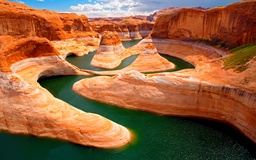
#> input picture filtrado_especial/Aerial04.jpg, 256 x 160 px, shrunk from 3104 x 1940 before the run
$ python main.py
#> lines starting #> are read from the running program, lines starting #| are printed output that depends on the picture
### filtrado_especial/filter.py
import numpy as np
import cv2
from scipy.signal import convolve2d
from scipy.ndimage import gaussian_filter

class Filter:
    @staticmethod
    def conv2(x, y, mode='same'):
        # Realiza la convolución 2D de dos matrices, x e y.
        # Se usa la rotación de las matrices para ajustar la convolución.
        return np.rot90(convolve2d(np.rot90(x, 2), np.rot90(y, 2), mode=mode), 2)

    @staticmethod
    def load_image(image_path):
        # Carga una imagen en color (RGB).
#> called with image_path = 'filtrado_especial/Aerial04.jpg'
        image = cv2.imread(image_path, cv2.IMREAD_COLOR)  # Cambiado a IMREAD_COLOR
#> image is the input picture: shape (160, 256, 3); mean B, G, R 63.1, 97, 144.9
        if image is None:
            raise ValueError("Image could not be loaded. Check the image path.")
        return image

    @staticmethod
    def apply_filter_to_image(image_matrix, filter_matrix):
        # Aplica el filtro a cada canal si la imagen es en color (más de un canal).
        if len(image_matrix.shape) == 3:  # Si la imagen tiene 3 canales (color)
            channels = cv2.split(image_matrix)  # Divide en canales R, G, B
            filtered_channels = [Filter.conv2(c, filter_matrix) for c in channels]  # Aplica filtro a cada canal
            return cv2.merge(filtered_channels)  # Une los canales filtrados
        else:
            # Para imágenes en escala de grises
            return Filter.conv2(image_matrix, filter_matrix)


    @staticmethod
    def show_image(name, img, save=False):
        # Muestra una imagen en una ventana y opcionalmente la guarda en un archivo.
        cv2.imshow(name, np.uint8(img))
        cv2.waitKey(0)
        cv2.destroyAllWindows()
        if save:
            Filter.save_image(name + ".jpg", img)

    @staticmethod
    def save_image(path, img):
        # Guarda la imagen en el disco en la ruta especificada.
        if "." not in path:
            path = path + ".jpg"
        success = cv2.imwrite(path, np.uint8(img))
        if success:
            print(f"Image successfully saved at {path}")
        else:
            raise ValueError(f"Failed to save image at {path}")

    @staticmethod
    def block_lowpass_filter(size):
        # Crea un filtro de paso bajo uniforme (bloque) de tamaño dado.
        return np.ones((size, size)) / (size * size)

    @staticmethod
    def binomial_lowpass_filter(size):
        # Crea un filtro de paso bajo binomial de tamaño impar especificado.
        if size % 2 == 0:
            raise ValueError("Size must be odd")

        pascal_row = [1]
        for _ in range(size - 1):
            # Genera la fila de Pascal para el filtro binomial.
            pascal_row = [1] + [pascal_row[i] + pascal_row[i+1] for i in range(len(pascal_row)-1)] + [1]

        filter_1d = np.array(pascal_row)
        filter_2d = np.outer(filter_1d, filter_1d)
        return filter_2d / np.sum(filter_2d)

    @staticmethod
    def prewitt_filter():
        # Define los filtros de Prewitt para la detección de bordes.
        return np.array([[-1, 0, 1], [-1, 0, 1], [-1, 0, 1]]), np.array([[-1, -1, -1], [0, 0, 0], [1, 1, 1]])

    @staticmethod
    def sobel_filter():
        # Define los filtros de Sobel para la detección de bordes.
        return np.array([[-1, 0, 1], [-2, 0, 2], [-1, 0, 1]]), np.array([[-1, -2, -1], [0, 0, 0], [1, 2, 1]])

    @staticmethod
    def gaussian_derivative_filter(size, sigma=1.0):
        # Crea filtros de derivada gaussiana de tamaño dado y desviación estándar especificada.
        x, y = np.meshgrid(np.arange(-(size//2), size//2 + 1), np.arange(-(size//2), size//2 + 1))
        g = np.exp(-(x**2 + y**2) / (2 * sigma**2))
        gx = -x / (sigma**2) * g
        gy = -y / (sigma**2) * g
        return gx / np.sum(np.abs(gx)), gy / np.sum(np.abs(gy))

    @staticmethod
    def laplacian_filter():
        # Define el filtro laplaciano, utilizado para la detección de bordes.
        return np.array([[0, 1, 0], [1, -4, 1], [0, 1, 0]])

    @staticmethod
    def laplacian_of_gaussian_filter(size, sigma=1.0):
        # Crea un filtro que combina Laplaciano y Gaussiano.
        x, y = np.meshgrid(np.arange(-(size//2), size//2 + 1), np.arange(-(size//2), size//2 + 1))
        g = np.exp(-(x**2 + y**2) / (2 * sigma**2))
        log = ((x**2 + y**2 - 2*sigma**2) / sigma**4) * g
        return log - np.mean(log)

    # [5 lines left out: function unsharp_masking, not called in this run]

    @staticmethod
    def add_noise(image, mean=0, std=25):
#> called with mean = 0, std = 25
        if len(image.shape) == 3:  # Imagen en color
            noisy_channels = []
            for c in cv2.split(image):
                noise = np.random.normal(mean, std, c.shape).astype(np.float64)
                noisy_channel = c.astype(np.float64) + noise
                noisy_channels.append(np.clip(noisy_channel, 0, 255).astype(np.uint8))
#> this loop made 3 passes
#> after the loop, noisy_channels = 3 items
            return cv2.merge(noisy_channels)
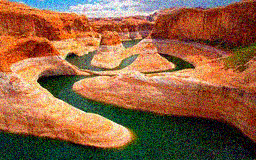
#> returned value: shape (160, 256, 3); mean of channels 0, 1, 2 64.5, 97, 144.4; drawn as B, G, R
        else:
            # Para imágenes en escala de grises
            noise = np.random.normal(mean, std, image.shape).astype(np.float64)
            noisy_image = image.astype(np.float64) + noise
            return np.clip(noisy_image, 0, 255).astype(np.uint8)


    @staticmethod
    def process_image(image, filter_function, *args, **kwargs):
        # Aplica un filtro a la imagen y asegura que los valores estén en el rango válido.
        filtered = filter_function(image, *args, **kwargs)
        return np.clip(filtered, 0, 255).astype(np.uint8)

    @staticmethod
    def apply_filters(image, noisy_image, filters, filter_names):
        # Aplica varios filtros a una imagen y a una versión ruidosa de ella.
        results = []
        for filter_func, name in zip(filters, filter_names):
            filtered = Filter.process_image(image, filter_func)
            noisy_filtered = Filter.process_image(noisy_image, filter_func)
            results.append((filtered, noisy_filtered, name))
        return results

    @staticmethod
    def display_results(results):
        # Muestra y guarda los resultados de los filtros aplicados.
        for filtered, noisy_filtered, name in results:
            Filter.show_image(f"{name} - Sin ruido", filtered, save=True)
            Filter.show_image(f"{name} - Con ruido", noisy_filtered, save=True)

### filtrado_especial/main.py
from filter import Filter
import os
import numpy as np

IMG = os.path.join(os.path.dirname(__file__), "Aerial04.jpg")

# Cargar imagen en color
image = Filter.load_image(IMG)

# Crear versión con ruido
noisy_image = Filter.add_noise(image)

# Mostrar imágenes originales
Filter.show_image("Imagen original", image, save=True)
Filter.show_image("Imagen con ruido", noisy_image, save=True)

#2
block_sizes = [3, 7, 9, 11]
block_filters = [Filter.block_lowpass_filter(size) for size in block_sizes]
#> block_filters = 4 items
block_results = Filter.apply_filters(image, noisy_image,
                                     [lambda img, f=f: Filter.apply_filter_to_image(img, f) for f in block_filters],
                                     [f"Paso bajas de bloque {size}x{size}" for size in block_sizes])
#> block_results = 4 items
Filter.display_results(block_results)
#> the loop in display_results, `for filtered, noisy_filtered, name in results:` made 4 passes
#> name on passes 1 to 4: 'Paso bajas de bloque 3x3', 'Paso bajas de bloque 7x7', 'Paso bajas de bloque 9x9', 'Paso bajas de bloque 11x11'
#| Image successfully saved at Paso bajas de bloque 3x3 - Sin ruido.jpg
#| Image successfully saved at Paso bajas de bloque 3x3 - Con ruido.jpg
#| Image successfully saved at Paso bajas de bloque 7x7 - Sin ruido.jpg
#| Image successfully saved at Paso bajas de bloque 7x7 - Con ruido.jpg
#| Image successfully saved at Paso bajas de bloque 9x9 - Sin ruido.jpg
#| Image successfully saved at Paso bajas de bloque 9x9 - Con ruido.jpg
#| Image successfully saved at Paso bajas de bloque 11x11 - Sin ruido.jpg
#| Image successfully saved at Paso bajas de bloque 11x11 - Con ruido.jpg

#3
binomial_sizes = [3, 7, 9, 11]
binomial_filters = [Filter.binomial_lowpass_filter(size) for size in binomial_sizes]
#> in binomial_lowpass_filter, `filter_1d = np.array(pascal_row)`: filter_1d = [1, 2, 1]
#> in binomial_lowpass_filter, `filter_2d = np.outer(filter_1d, filter_1d)`: filter_2d = [[1, 2, 1], [2, 4, 2], [1, 2, 1]]
#> the loop in binomial_lowpass_filter (call 2), `for _ in range(size - 1):` made 6 passes
#> pascal_row on passes 1 to 6: [1, 1], [1, 2, 1], [1, 3, 3, 1], [1, 4, 6, 4, 1], [1, 5, 10, 10, 5, 1], [1, 6, 15, 20, 15, 6, 1]
#> binomial_filters = 4 items
binomial_results = Filter.apply_filters(image, noisy_image,
                                        [lambda img, f=f: Filter.apply_filter_to_image(img, f) for f in binomial_filters],
                                        [f"Paso bajas binomial {size}x{size}" for size in binomial_sizes])
#> binomial_results = 4 items
Filter.display_results(binomial_results)
#> the loop in display_results (call 2), `for filtered, noisy_filtered, name in results:` made 4 passes
#| Image successfully saved at Paso bajas binomial 3x3 - Sin ruido.jpg
#| Image successfully saved at Paso bajas binomial 3x3 - Con ruido.jpg
#| Image successfully saved at Paso bajas binomial 7x7 - Sin ruido.jpg
#| Image successfully saved at Paso bajas binomial 7x7 - Con ruido.jpg
#| Image successfully saved at Paso bajas binomial 9x9 - Sin ruido.jpg
#| Image successfully saved at Paso bajas binomial 9x9 - Con ruido.jpg
#| Image successfully saved at Paso bajas binomial 11x11 - Sin ruido.jpg
#| Image successfully saved at Paso bajas binomial 11x11 - Con ruido.jpg

#4
# a) Filtro de bloque [1 -1]
block_edge = np.array([[1, -1]])
#> block_edge = [[1, -1]]
block_edge_results = Filter.apply_filters(image, noisy_image,
                                          [lambda img: Filter.apply_filter_to_image(img, block_edge)],
                                          ["Filtro de borde [1 -1]"])
#> block_edge_results = 1 item

# b) Prewitt
prewitt_x, prewitt_y = Filter.prewitt_filter()
#> prewitt_x = [[-1, 0, 1], [-1, 0, 1], [-1, 0, 1]]; prewitt_y = [[-1, -1, -1], [0, 0, 0], [1, 1, 1]]
prewitt_results = Filter.apply_filters(image, noisy_image,
                                       [lambda img: Filter.apply_filter_to_image(img, prewitt_x),
                                        lambda img: Filter.apply_filter_to_image(img, prewitt_y)],
                                       ["Prewitt X", "Prewitt Y"])
#> prewitt_results = 2 items

# c) Sobel
sobel_x, sobel_y = Filter.sobel_filter()
#> sobel_x = [[-1, 0, 1], [-2, 0, 2], [-1, 0, 1]]; sobel_y = [[-1, -2, -1], [0, 0, 0], [1, 2, 1]]
sobel_results = Filter.apply_filters(image, noisy_image,
                                     [lambda img: Filter.apply_filter_to_image(img, sobel_x),
                                      lambda img: Filter.apply_filter_to_image(img, sobel_y)],
                                     ["Sobel X", "Sobel Y"])
#> the loop in apply_filters (call 5), `for filter_func, name in zip(filters, filter_names):` made 2 passes
#> pass 1, in apply_filters (call 5), `noisy_filtered = Filter.process_image(noisy_image, filter_func)`:
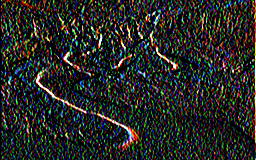
#> noisy_filtered: shape (160, 256, 3); mean B, G, R 36.6, 40.4, 37.8
#> sobel_results = 2 items

# d) Primera derivada de Gaussiana
gauss_sizes = [5, 7, 11]
gauss_filters = [Filter.gaussian_derivative_filter(size) for size in gauss_sizes]
#> in gaussian_derivative_filter, `x, y = np.meshgrid(np.arange(-(size//2), size//2 + 1), np.arange(-(siz..`: x = [[-2, -1, 0, 1, 2], [-2, -1, 0, 1, 2], [-2, -1, 0, 1, 2], [-2, -1, 0, 1, 2], [-2, -1, 0, 1, 2]]; y = [[-2, -2, -2, -2, -2], [-1, -1, -1, -1, -1], [0, 0, 0, 0, 0], [1, 1, 1, 1, 1], [2, 2, 2, 2, 2]]
#> in gaussian_derivative_filter, `g = np.exp(-(x**2 + y**2) / (2 * sigma**2))`: g = [[0.0183, 0.0821, 0.135, 0.0821, 0.0183], [0.0821, 0.368, 0.607, 0.368, 0.0821], [0.135, 0.607, 1, 0.607, 0.135], [0.0821, 0.368, 0.607, 0.368, 0.0821], [0.0183, 0.0821, 0.135, 0.0821, 0.0183]]
#> in gaussian_derivative_filter, `gx = -x / (sigma**2) * g`: gx = [[0.0366, 0.0821, 0, -0.0821, -0.0366], [0.164, 0.368, 0, -0.368, -0.164], [0.271, 0.607, 0, -0.607, -0.271], [0.164, 0.368, 0, -0.368, -0.164], [0.0366, 0.0821, 0, -0.0821, -0.0366]]
#> in gaussian_derivative_filter, `gy = -y / (sigma**2) * g`: gy = [[0.0366, 0.164, 0.271, 0.164, 0.0366], [0.0821, 0.368, 0.607, 0.368, 0.0821], [0, 0, 0, 0, 0], [-0.0821, -0.368, -0.607, -0.368, -0.0821], [-0.0366, -0.164, -0.271, -0.164, -0.0366]]
#> gauss_filters = 3 items
gauss_results = []
for size, (gx, gy) in zip(gauss_sizes, gauss_filters):
    gauss_results.extend(Filter.apply_filters(image, noisy_image,
                                              [lambda img: Filter.apply_filter_to_image(img, gx),
                                               lambda img: Filter.apply_filter_to_image(img, gy)],
                                              [f"Gaussiana {size}x{size} X", f"Gaussiana {size}x{size} Y"]))
#> this loop made 3 passes
#> size on passes 1 to 3: 5, 7, 11
#> pass 1, in process_image (call 30), `filtered = filter_function(image, *args, **kwargs)`:
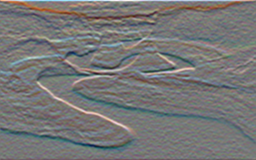
#> filtered: shape (160, 256, 3) float64; mean B, G, R -0.7, -0.5, -0.4; drawn with min black and max white
#> after the loop, gauss_results = 6 items

Filter.display_results(block_edge_results + prewitt_results + sobel_results + gauss_results)

#5
# a) Laplaciano 3x3
laplacian = Filter.laplacian_filter()
#> laplacian = [[0, 1, 0], [1, -4, 1], [0, 1, 0]]
laplacian_results = Filter.apply_filters(image, noisy_image,
                                         [lambda img: Filter.apply_filter_to_image(img, laplacian)],
                                         ["Laplaciano 3x3"])
#> the loop in apply_filters (call 9), `for filter_func, name in zip(filters, filter_names):` made 1 pass
#> pass 1, in apply_filters (call 9), `noisy_filtered = Filter.process_image(noisy_image, filter_func)`:
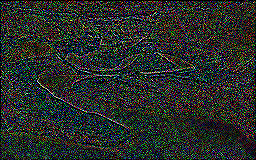
#> noisy_filtered: shape (160, 256, 3); mean B, G, R 41.3, 44.7, 40.1
#> after the loop in apply_filters (call 9), `for filter_func, name in zip(filters, filter_names):`: results = 1 item
#> laplacian_results = 1 item

# b) Laplacianos basados en la segunda derivada de Gaussiana
log_sizes = [5, 7, 11]
log_filters = [Filter.laplacian_of_gaussian_filter(size) for size in log_sizes]
#> in laplacian_of_gaussian_filter, `log = ((x**2 + y**2 - 2*sigma**2) / sigma**4) * g`: log = [[0.11, 0.246, 0.271, 0.246, 0.11], [0.246, 0, -0.607, 0, 0.246], [0.271, -0.607, -2, -0.607, 0.271], [0.246, 0, -0.607, 0, 0.246], [0.11, 0.246, 0.271, 0.246, 0.11]]
#> log_filters = 3 items
log_results = Filter.apply_filters(image, noisy_image,
                                   [lambda img, f=f: Filter.apply_filter_to_image(img, f) for f in log_filters],
                                   [f"LoG {size}x{size}" for size in log_sizes])
#> the loop in apply_filters (call 10), `for filter_func, name in zip(filters, filter_names):` made 3 passes
#> pass 1, in apply_filters (call 10), `filtered = Filter.process_image(image, filter_func)`:
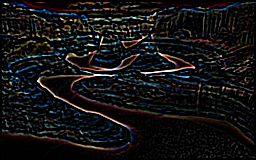
#> filtered: shape (160, 256, 3); mean B, G, R 19.7, 19.3, 19.3
#> pass 1, in apply_filters (call 10), `noisy_filtered = Filter.process_image(noisy_image, filter_func)`:
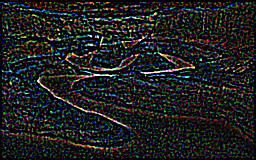
#> noisy_filtered: shape (160, 256, 3); mean B, G, R 29.5, 31.5, 29
#> log_results = 3 items

Filter.display_results(laplacian_results + log_results)

#6
# Difuminar las imágenes
blur_filter = Filter.block_lowpass_filter(5)
#> blur_filter = [[0.04, 0.04, 0.04, 0.04, 0.04], [0.04, 0.04, 0.04, 0.04, 0.04], [0.04, 0.04, 0.04, 0.04, 0.04], [0.04, 0.04, 0.04, 0.04, 0.04], [0.04, 0.04, 0.04, 0.04, 0.04]]
blurred = Filter.process_image(image, lambda img: Filter.apply_filter_to_image(img, blur_filter))
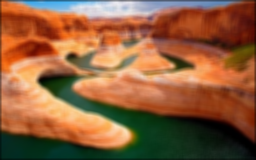
#> blurred: shape (160, 256, 3); mean B, G, R 61.5, 95.4, 143.3
noisy_blurred = Filter.process_image(noisy_image, lambda img: Filter.apply_filter_to_image(img, blur_filter))

Filter.show_image("Imagen difuminada sin ruido", blurred, save=True)
Filter.show_image("Imagen difuminada con ruido", noisy_blurred, save=True)

# Aplicar unsharp masking
unsharp_filters = [Filter.block_lowpass_filter(3), Filter.block_lowpass_filter(7),
                   Filter.binomial_lowpass_filter(3), Filter.binomial_lowpass_filter(7)]
unsharp_names = ["Unsharp Block 3x3", "Unsharp Block 7x7", "Unsharp Binomial 3x3", "Unsharp Binomial 7x7"]

unsharp_results = Filter.apply_filters(image, noisy_image,
                                       [lambda img, f=f: Filter.unsharp_masking(img, f) for f in unsharp_filters],
                                       unsharp_names)
Filter.display_results(unsharp_results)
